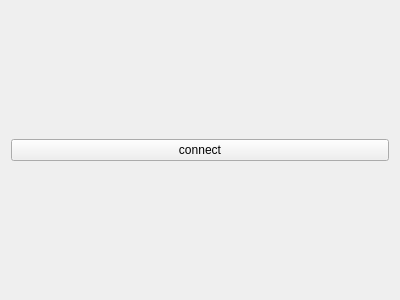
<?xml version="1.0" encoding="UTF-8"?>
<ui version="4.0">
 <class>MainWindow</class>
 <widget class="QMainWindow" name="MainWindow">
  <property name="geometry">
   <rect>
    <x>0</x>
    <y>0</y>
    <width>400</width>
    <height>300</height>
   </rect>
  </property>
  <property name="windowTitle">
   <string>MainWindow</string>
  </property>
  <widget class="QWidget" name="centralWidget">
   <layout class="QGridLayout" name="gridLayout">
    <item row="0" column="0">
     <widget class="QPushButton" name="buttonConnect">
      <property name="text">
       <string>connect</string>
      </property>
     </widget>
    </item>
   </layout>
  </widget>
 </widget>
 <layoutdefault spacing="6" margin="11"/>
 <resources/>
 <connections/>
</ui>
